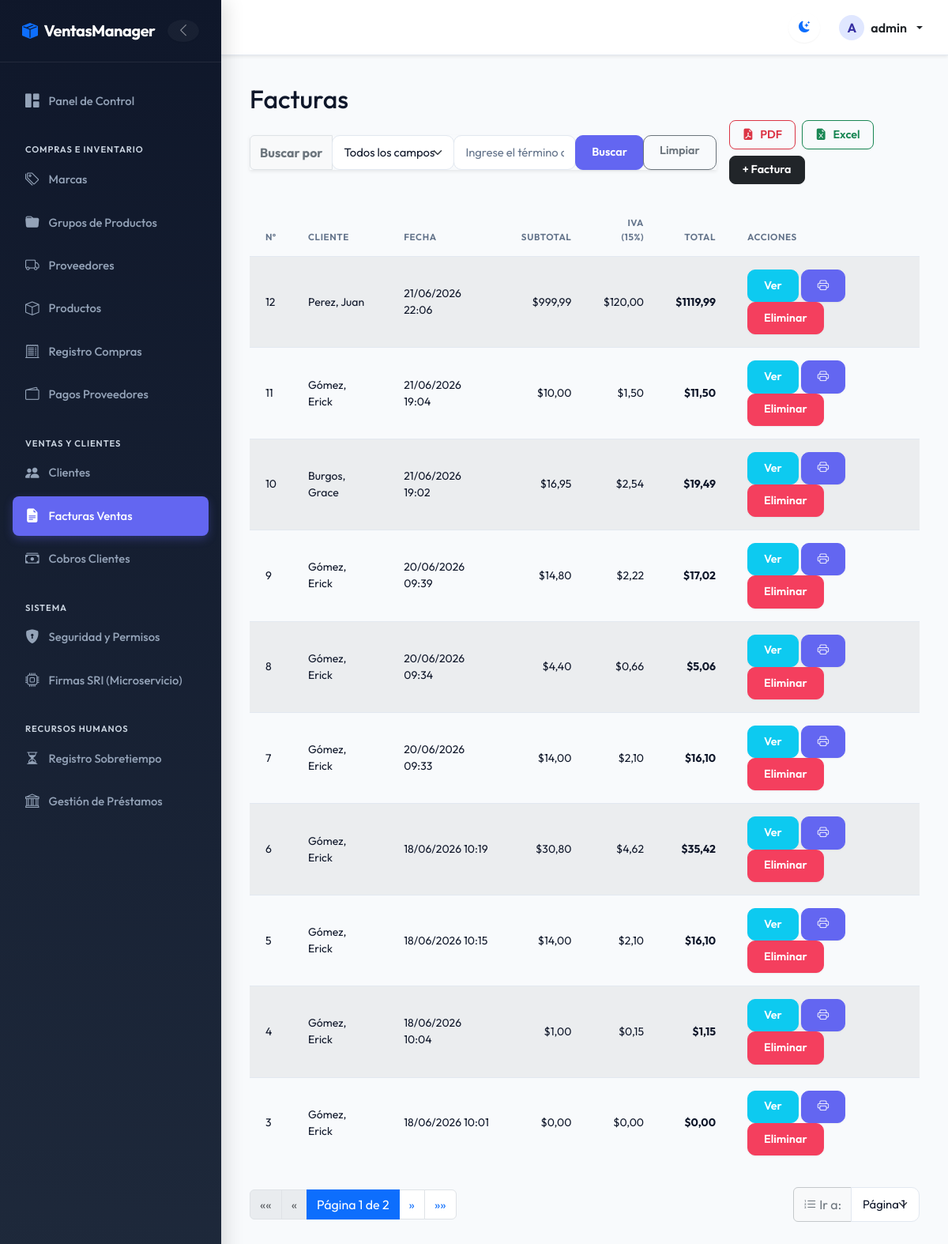
Page /invoices/ (signed in) on the earlier database version.
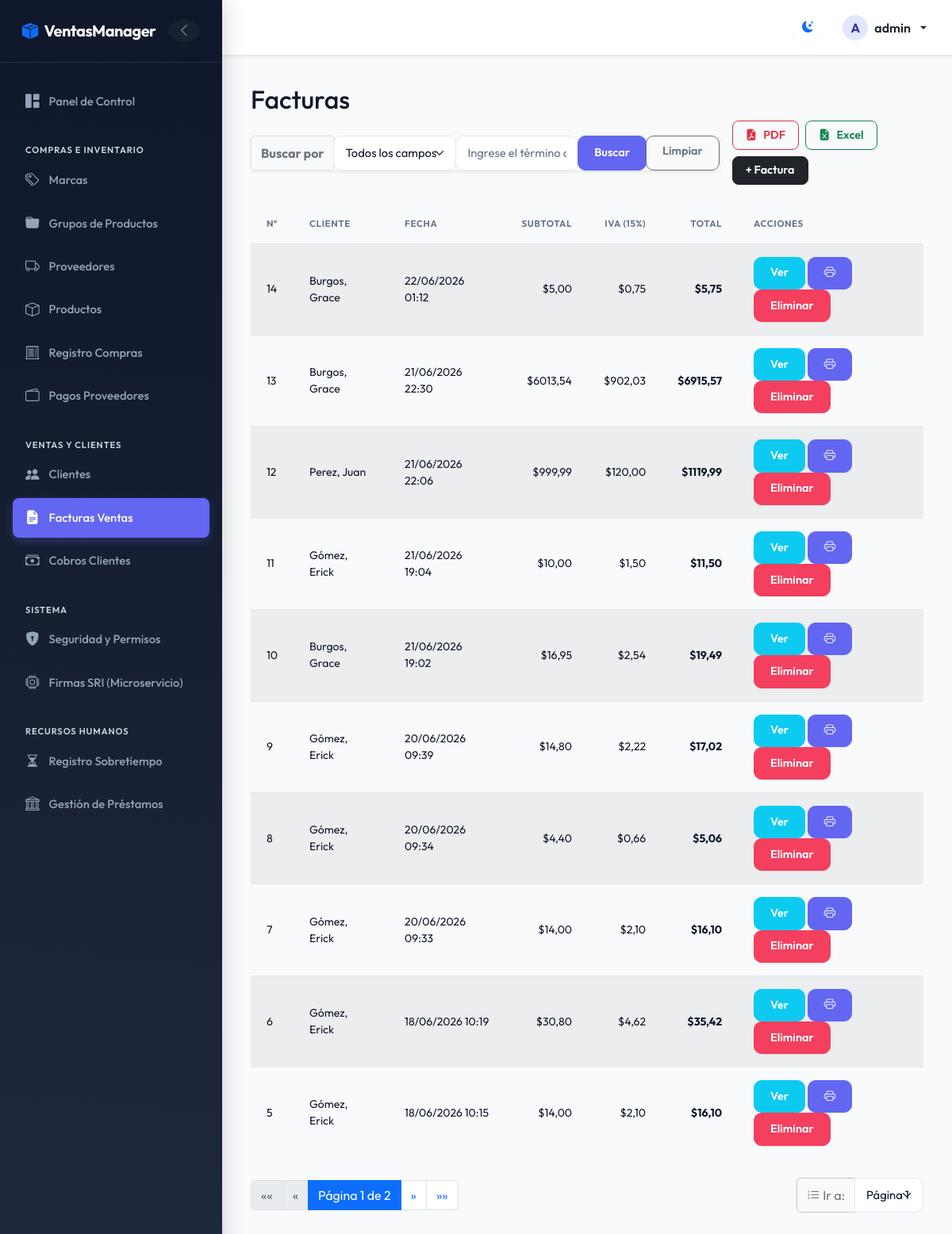
Same page on the later database version.
### billing/models.py (models this page shows, shortened)
class Invoice(models.Model):
    empresa = models.ForeignKey('Empresa', on_delete=models.PROTECT, related_name='invoices', null=True, blank=True)
    customer = models.ForeignKey(Customer, on_delete=models.PROTECT, related_name='invoices')
    invoice_date = models.DateTimeField(auto_now_add=True)
    subtotal = models.DecimalField(max_digits=12, decimal_places=2, default=0)
    tax = models.DecimalField(max_digits=12, decimal_places=2, default=0)
    total = models.DecimalField(max_digits=12, decimal_places=2, default=0)
    is_active = models.BooleanField(default=True)
    numero = models.CharField(max_length=20, unique=True, blank=True, null=True, verbose_name='Número de Factura')
    tipo_pago = models.CharField(
        max_length=10,
        choices=[('CONTADO', 'Contado'), ('CREDITO', 'Crédito')],
        default='CREDITO',
        verbose_name='Tipo de Pago'
    )
    saldo = models.DecimalField(max_digits=12, decimal_places=2, default=0.00, verbose_name='Saldo')
    estado = models.CharField(
        max_length=15,
        choices=[('PENDIENTE', 'Pendiente'), ('PAGADA', 'Pagada'), ('ANULADA', 'Anulada')],
        default='PENDIENTE',
        verbose_name='Estado'
    )
    metodo_pago = models.CharField(
        max_length=20,
        choices=[('EFECTIVO', 'Efectivo'), ('TRANSFERENCIA', 'Transferencia'), ('PAYPAL', 'PayPal'), ('CREDITO', 'Crédito')],
        default='EFECTIVO',
        verbose_name='Método de Pago'
    )
    clave_acceso = models.CharField(max_length=49, unique=True, blank=True, null=True, verbose_name='Clave de Acceso SRI')
    estado_sri = models.CharField(
        max_length=20,
        choices=[('PENDIENTE', 'Pendiente'), ('AUTORIZADO', 'Autorizado'), ('RECHAZADO', 'Rechazado')],
        default='PENDIENTE',
        verbose_name='Estado SRI'
    )
    class Meta:
        ordering = ['-invoice_date']
        permissions = [
            ("download_invoice_pdf", "Can download Invoice PDF report"),
            ("download_invoice_excel", "Can download Invoice Excel report"),
            ("detail_invoice", "Can view Invoice detail page"),
            ("whatsapp_invoice", "Can send Invoice via WhatsApp"),
        ]

class Customer(models.Model):
    dni = models.CharField(max_length=13, unique=True, verbose_name='DNI/RUC', validators=[validate_cedula_ec])
    first_name = models.CharField(max_length=100)
    last_name = models.CharField(max_length=100)
    email = models.EmailField(blank=True, null=True)
    phone = models.CharField(max_length=20, blank=True, null=True)
    address = models.TextField(blank=True, null=True)
    is_active = models.BooleanField(default=True)
    created_at = models.DateTimeField(auto_now_add=True)
    updated_at = models.DateTimeField(auto_now=True)
    class Meta:
        ordering = ['last_name', 'first_name']
        permissions = [
            ("download_customer_pdf", "Can download Customer PDF report"),
            ("download_customer_excel", "Can download Customer Excel report"),
            ("detail_customer", "Can view Customer detail modal"),
        ]
    def __str__(self): return f'{self.last_name}, {self.first_name}'

### billing/views.py (the view, shortened to what this page needs)
# urls.py: path('invoices/', views.InvoiceListView.as_view(), name='invoice_list'),
class InvoiceListView(LoginRequiredMixin, PermissionRequiredMixin, ListView):
    permission_required = 'billing.view_invoice'
    model = Invoice
    template_name = 'billing/invoice_list.html'
    context_object_name = 'items'
    paginate_by = 10
    def get_queryset(self):
        queryset = super().get_queryset()
        search_field = self.request.GET.get('search_field', 'all').strip()
        search_value = self.request.GET.get('search_value', '').strip()
        return queryset
    def get_context_data(self, **kwargs):
        context = super().get_context_data(**kwargs)
        context['search_field'] = self.request.GET.get('search_field', 'all').strip()
        context['search_value'] = self.request.GET.get('search_value', '').strip()
        return context

### billing/context_processors.py (called while the page is built)
def sri_settings(request):
    sri_url = getattr(settings, 'SRI_MICROSERVICE_URL', 'https://sri-microservice.vercel.app/firmar-y-enviar')
    base_url = sri_url.rsplit('/', 1)[0]
    return {
        'SRI_MICROSERVICE_CONFIG_URL': f"{base_url}/configurar"
    }

### security/templatetags/security_tags.py (called while the page is built)
@register.filter(name='has_group')
def has_group(user, group_name):
    if not user.is_authenticated:
        return False
    if user.is_superuser:      # el superusuario ve todo
        return True
    return user.groups.filter(name=group_name).exists()

### billing/templates/billing/invoice_list.html (shortened to what this page needs)
{% extends 'billing/base.html' %}
{% block content %}
<h2>Facturas</h2>
<div class="d-flex flex-column flex-md-row justify-content-between align-items-md-center gap-3 mb-4">
  <form method="get" class="m-0 flex-grow-1" style="max-width: 700px;">
    <div class="input-group shadow-sm">
      <span class="input-group-text bg-light fw-bold text-secondary">Buscar por</span>
      <select name="search_field" id="search_field" class="form-select border-secondary-subtle" style="max-width: 180px;">
        <option value="all" {% if search_field == 'all' %}selected{% endif %}>Todos los campos</option>
      </select>
      <input type="text" name="search_value" id="search_value" class="form-control border-secondary-subtle"
        placeholder="Ingrese el término a buscar..." value="{{ search_value }}">
      <button type="submit" class="btn btn-primary">Buscar</button>
      <a href="{% url 'billing:invoice_list' %}" class="btn btn-outline-secondary">Limpiar</a>
    </div>
  </form>
  <div class="d-flex align-items-center gap-2 flex-wrap ms-md-auto">
    {% if perms.billing.download_invoice_pdf %}
    <a href="{% url 'billing:invoice_report_pdf' %}" class="btn btn-action-pdf d-flex align-items-center gap-2 fw-semibold">
      <i class="bi bi-file-earmark-pdf-fill"></i> PDF
    </a>
    {% endif %}
    {% if perms.billing.download_invoice_excel %}
    <a href="{% url 'billing:invoice_report_excel' %}" class="btn btn-action-excel d-flex align-items-center gap-2 fw-semibold">
      <i class="bi bi-file-earmark-excel-fill"></i> Excel
    </a>
    {% endif %}
    {% if perms.billing.add_invoice %}
    <a href="{% url 'billing:invoice_create' %}" class="btn btn-action-add d-flex align-items-center gap-2 fw-semibold">
      + Factura
    </a>
    {% endif %}
  </div>
</div>
<table class="table table-striped table-hover">
  <thead class="table-dark">
    <tr>
      <th>Nº</th>
      <th>Cliente</th>
      <th>Fecha</th>
      <th class="text-end">Subtotal</th>
      <th class="text-end">IVA (15%)</th>
      <th class="text-end">Total</th>
      <th>Acciones</th>
    </tr>
  </thead>
  <tbody>
    {% for inv in items %}
    <tr>
      <td>{{ inv.id }}</td>
      <td>{{ inv.customer }}</td>
      <td>{{ inv.invoice_date|date:"d/m/Y H:i" }}</td>
      <td class="text-end">${{ inv.subtotal }}</td>
      <td class="text-end">${{ inv.tax }}</td>
      <td class="text-end fw-bold">${{ inv.total }}</td>
      <td>
        {% if perms.billing.detail_invoice %}
        <a href="{% url 'billing:invoice_detail' inv.pk %}" class="btn btn-sm btn-info text-white">Ver</a>
        {% endif %}
        {% if perms.billing.download_invoice_pdf %}
        <a href="{% url 'billing:invoice_pdf' inv.pk %}" class="btn btn-sm btn-primary" title="Imprimir PDF"><i class="bi bi-printer"></i></a>
        {% endif %}
        {% if perms.billing.delete_invoice %}
        <a href="{% url 'billing:invoice_delete' inv.pk %}" class="btn btn-sm btn-danger">Eliminar</a>
        {% endif %}
      </td>
    </tr>
    {% empty %}
    <tr>
      <td colspan="7" class="text-center">Aún no hay facturas.</td>
    </tr>
    {% endfor %}
  </tbody>
</table>
{% include 'shared/pagination.html' %}
{% endblock %}

Differences in the rows shown:
no longer on this page (row unchanged): Invoice: id "4", customer "Gómez, Erick", invoice_date "18/06/2026 10:04", subtotal "1,00", tax "0,15", total "1,15"
no longer on this page (row unchanged): Invoice: id "3", customer "Gómez, Erick", invoice_date "18/06/2026 10:01", subtotal "0,00", tax "0,00", total "0,00"
added Invoice: id "14", customer "Burgos, Grace", invoice_date "22/06/2026 01:12", subtotal "5,00", tax "0,75", total "5,75"
added Invoice: id "13", customer "Burgos, Grace", invoice_date "21/06/2026 22:30", subtotal "6013,54", tax "902,03", total "6915,57"
